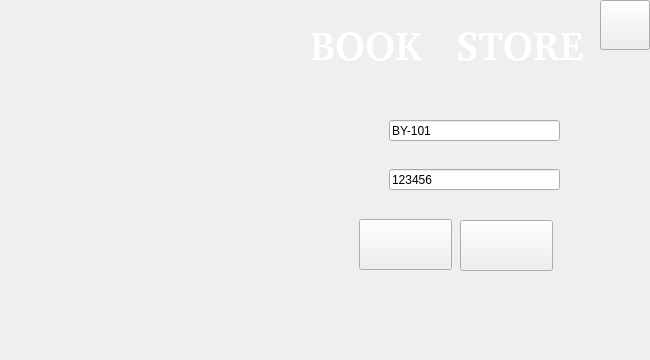
<?xml version="1.0" encoding="UTF-8"?>
<ui version="4.0">
 <class>Login</class>
 <widget class="QWidget" name="Login">
  <property name="geometry">
   <rect>
    <x>0</x>
    <y>0</y>
    <width>650</width>
    <height>360</height>
   </rect>
  </property>
  <property name="windowTitle">
   <string>Form</string>
  </property>
  <property name="styleSheet">
   <string notr="true">
*{
	font: normal 20px “微软雅黑”;
}
</string>
  </property>
  <widget class="QLabel" name="label">
   <property name="geometry">
    <rect>
     <x>-11</x>
     <y>0</y>
     <width>711</width>
     <height>360</height>
    </rect>
   </property>
   <property name="font">
    <font>
     <family>“微软雅黑”</family>
     <pointsize>-1</pointsize>
     <weight>50</weight>
     <italic>false</italic>
     <bold>false</bold>
    </font>
   </property>
   <property name="styleSheet">
    <string notr="true">#label{
 background-image: url(:/images/login.jpg); 

}
</string>
   </property>
   <property name="text">
    <string/>
   </property>
   <property name="pixmap">
    <pixmap>../../images/login.jpg</pixmap>
   </property>
  </widget>
  <widget class="QLabel" name="label_2">
   <property name="geometry">
    <rect>
     <x>339</x>
     <y>119</y>
     <width>43</width>
     <height>24</height>
    </rect>
   </property>
   <property name="font">
    <font>
     <family>“微软雅黑”</family>
     <pointsize>-1</pointsize>
     <weight>50</weight>
     <italic>false</italic>
     <bold>false</bold>
    </font>
   </property>
   <property name="styleSheet">
    <string notr="true">*{
color: rgb(255,255,255);
}</string>
   </property>
   <property name="text">
    <string> ID</string>
   </property>
  </widget>
  <widget class="QLabel" name="label_3">
   <property name="geometry">
    <rect>
     <x>339</x>
     <y>159</y>
     <width>43</width>
     <height>24</height>
    </rect>
   </property>
   <property name="font">
    <font>
     <family>“微软雅黑”</family>
     <pointsize>-1</pointsize>
     <weight>50</weight>
     <italic>false</italic>
     <bold>false</bold>
    </font>
   </property>
   <property name="styleSheet">
    <string notr="true">*{
color: rgb(255,255,255);

}</string>
   </property>
   <property name="text">
    <string>密码:</string>
   </property>
  </widget>
  <widget class="QLineEdit" name="le_name">
   <property name="geometry">
    <rect>
     <x>389</x>
     <y>120</y>
     <width>171</width>
     <height>21</height>
    </rect>
   </property>
   <property name="text">
    <string>BY-101</string>
   </property>
  </widget>
  <widget class="QLineEdit" name="le_pswd">
   <property name="geometry">
    <rect>
     <x>389</x>
     <y>169</y>
     <width>171</width>
     <height>21</height>
    </rect>
   </property>
   <property name="toolTip">
    <string/>
   </property>
   <property name="text">
    <string>123456</string>
   </property>
  </widget>
  <widget class="QLabel" name="label_4">
   <property name="geometry">
    <rect>
     <x>310</x>
     <y>10</y>
     <width>371</width>
     <height>71</height>
    </rect>
   </property>
   <property name="font">
    <font>
     <family>“微软雅黑”</family>
     <pointsize>-1</pointsize>
     <weight>99</weight>
     <italic>false</italic>
     <bold>true</bold>
    </font>
   </property>
   <property name="styleSheet">
    <string notr="true">*{

	background-color:transparent;
	color: rgb(255,255, 255);
	font-size : 40px;
	font-weight:900;
	
}
</string>
   </property>
   <property name="text">
    <string>BOOK   STORE</string>
   </property>
  </widget>
  <widget class="QPushButton" name="pb_login">
   <property name="geometry">
    <rect>
     <x>460</x>
     <y>220</y>
     <width>93</width>
     <height>51</height>
    </rect>
   </property>
   <property name="styleSheet">
    <string notr="true">QPushButton{

    

    

}

QPushButton:hover{


	border:1px solid blue;
	background-color: rgb(0,118,143);

}</string>
   </property>
   <property name="text">
    <string/>
   </property>
   <property name="icon">
    <iconset resource="../resources.qrc">
     <normaloff>:/images/loginbut.png</normaloff>:/images/loginbut.png</iconset>
   </property>
   <property name="iconSize">
    <size>
     <width>50</width>
     <height>50</height>
    </size>
   </property>
  </widget>
  <widget class="QPushButton" name="pb_register">
   <property name="geometry">
    <rect>
     <x>359</x>
     <y>219</y>
     <width>93</width>
     <height>51</height>
    </rect>
   </property>
   <property name="styleSheet">
    <string notr="true">QPushButton{

    

    

}

QPushButton:hover{


	border:1px solid blue;
	background-color: rgb(0,118,143);

}</string>
   </property>
   <property name="text">
    <string/>
   </property>
   <property name="icon">
    <iconset resource="../resources.qrc">
     <normaloff>:/images/register.png</normaloff>:/images/register.png</iconset>
   </property>
   <property name="iconSize">
    <size>
     <width>50</width>
     <height>50</height>
    </size>
   </property>
  </widget>
  <widget class="QPushButton" name="pb_close">
   <property name="geometry">
    <rect>
     <x>600</x>
     <y>0</y>
     <width>50</width>
     <height>50</height>
    </rect>
   </property>
   <property name="styleSheet">
    <string notr="true">QPushButton{

    

    

}

QPushButton:hover{


	border:1px solid blue;
	background-color: rgb(0,118,143);

}</string>
   </property>
   <property name="text">
    <string/>
   </property>
   <property name="icon">
    <iconset resource="../resources.qrc">
     <normaloff>:/images/close2.png</normaloff>:/images/close2.png</iconset>
   </property>
   <property name="iconSize">
    <size>
     <width>50</width>
     <height>50</height>
    </size>
   </property>
  </widget>
 </widget>
 <resources>
  <include location="../resources.qrc"/>
 </resources>
 <connections/>
</ui>
